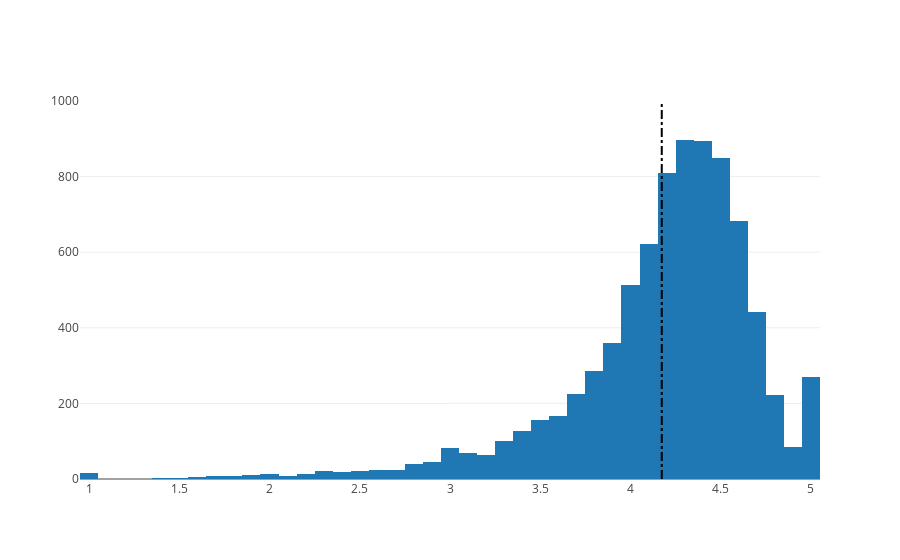
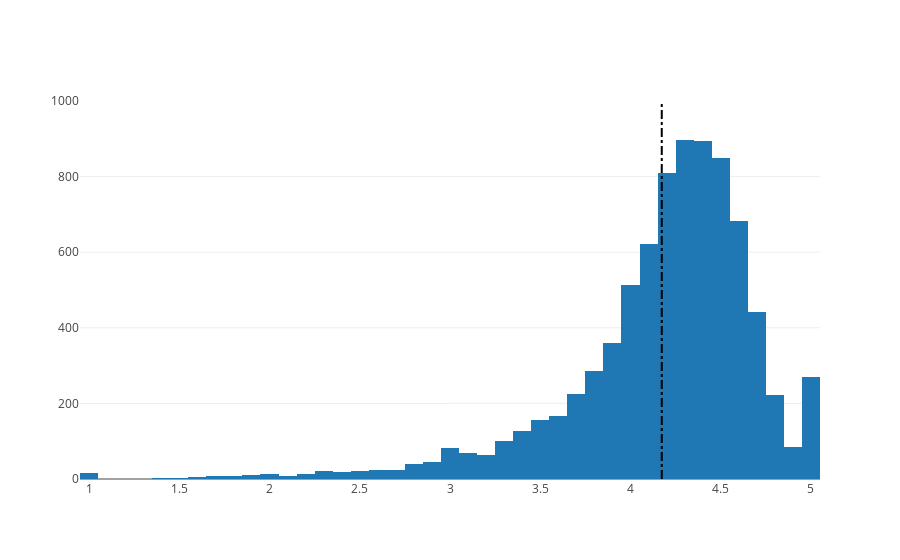

Notebook code for these charts, in order:
### Markdown cell above
## 5. Distribution of app ratings
<p>After having witnessed the market share for each category of apps, let's see how all these apps perform on an average. App ratings (on a scale of 1 to 5) impact the discoverability, conversion of apps as well as the company's overall brand image. Ratings are a key performance indicator of an app.</p>
<p>From our research, we found that the average volume of ratings across all app categories is <code>4.17</code>. The histogram plot is skewed to the left indicating that the majority of the apps are highly rated with only a few exceptions in the low-rated apps.</p>

### Code cell
# Average rating of apps
avg_app_rating = apps['Rating'].mean()
print('Average app rating = ', avg_app_rating)

# Distribution of apps according to their ratings
data = [go.Histogram(
        x = apps['Rating']
)]

# Vertical dashed line to indicate the average app rating
layout = {'shapes': [{
              'type' :'line',
              'x0': avg_app_rating,
              'y0': 0,
              'x1': avg_app_rating,
              'y1': 1000,
              'line': { 'dash': 'dashdot'}
          }]
          }

plotly.offline.iplot({'data': data, 'layout': layout})

# Vertical dashed line to indicate the average app rating
layout = {'shapes': [{
              'type' :'line',
              'x0': avg_app_rating,
              'y0': 0,
              'x1': avg_app_rating,
              'y1': 1000,
              'line': { 'dash': 'dashdot'}
          }]
          }

plotly.offline.iplot({'data': data, 'layout': layout})

### Figure 1 — Plotly figure (JSON) as saved in the notebook; plotly's stock layout.template omitted (floating-point values rounded to 4 significant figures; data arrays with more than 128 entries replaced by an {"elided": "..."} marker saying what was removed)
{"data": [{"x": {"elided": "9659 float values"}, "type": "histogram", "uid": "c1e990a1-dd6d-4657-9159-e00024bfbfea"}], "layout": {"shapes": [{"line": {"dash": "dashdot"}, "type": "line", "x0": 4.173, "x1": 4.173, "y0": 0, "y1": 1000}]}}

### Figure 2 — Plotly figure (JSON) as saved in the notebook; plotly's stock layout.template omitted (floating-point values rounded to 4 significant figures; data arrays with more than 128 entries replaced by an {"elided": "..."} marker saying what was removed)
{"data": [{"x": {"elided": "9659 float values"}, "type": "histogram", "uid": "d9211c64-499f-48df-bfdf-cdb1354b7c9a"}], "layout": {"shapes": [{"line": {"dash": "dashdot"}, "type": "line", "x0": 4.173, "x1": 4.173, "y0": 0, "y1": 1000}]}}
